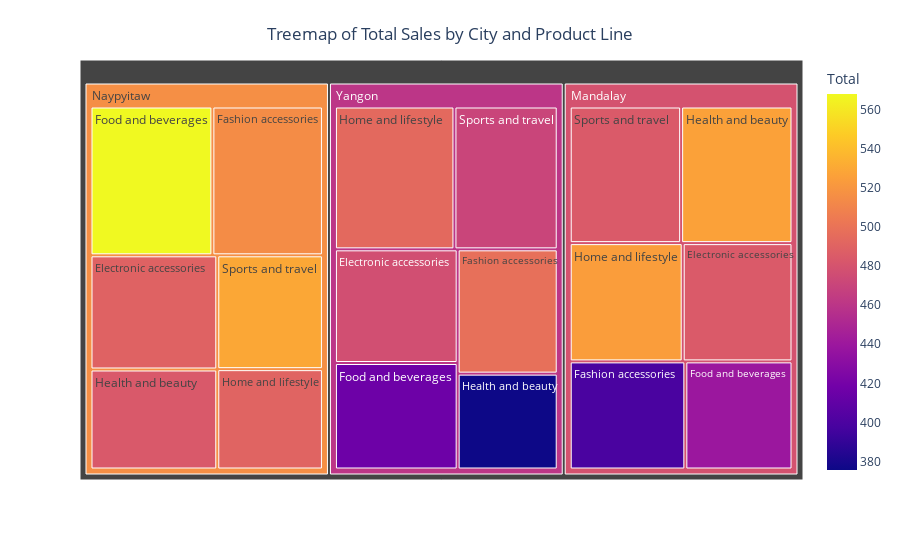

Here is the notebook cell this chart was saved with:
### Markdown cell above
## Treemap

### Code cell
import plotly.express as px

fig = px.treemap(
    df, 
    path=["City", "Product line"], 
    values="Total", 
    color="Total", 
    hover_data=["Gender"]
)

# Add a title at the top of the chart
fig.update_layout(
    title={
        "text": "Treemap of Total Sales by City and Product Line",
        "y": 0.95,
        "x": 0.5,
        "xanchor": "center",
        "yanchor": "top"
    }
)

fig.show()

### Figure 1 — Plotly figure (JSON) as saved in the notebook; plotly's stock layout.template omitted (floating-point values rounded to 4 significant figures)
{"data": [{"branchvalues": "total", "customdata": [["(?)", 484.4], ["(?)", 489.2], ["(?)", 477.0], ["(?)", 399.1], ["(?)", 514.7], ["(?)", 498.0], ["(?)", 439.5], ["(?)", 567.9], ["(?)", 415.7], ["(?)", 526.0], ["(?)", 483.5], ["(?)", 375.7], ["(?)", 524.0], ["(?)", 490.9], ["(?)", 493.7], ["(?)", 484.3], ["(?)", 528.9], ["(?)", 470.3], ["(?)", 479.1], ["(?)", 516.1], ["(?)", 460.6]], "domain": {"x": [0, 1], "y": [0, 1]}, "hovertemplate": "labels=%{label}<br>Total_sum=%{value}<br>parent=%{parent}<br>id=%{id}<br>Gender=%{customdata[0]}<br>Total=%{color}<extra></extra>", "ids": ["Mandalay/Electronic accessories", "Naypyitaw/Electronic accessories", "Yangon/Electronic accessories", "Mandalay/Fashion accessories", "Naypyitaw/Fashion accessories", "Yangon/Fashion accessories", "Mandalay/Food and beverages", "Naypyitaw/Food and beverages", "Yangon/Food and beverages", "Mandalay/Health and beauty", "Naypyitaw/Health and beauty", "Yangon/Health and beauty", "Mandalay/Home and lifestyle", "Naypyitaw/Home and lifestyle", "Yangon/Home and lifestyle", "Mandalay/Sports and travel", "Naypyitaw/Sports and travel", "Yangon/Sports and travel", "Mandalay", "Naypyitaw", "Yangon"], "labels": ["Electronic accessories", "Electronic accessories", "Electronic accessories", "Fashion accessories", "Fashion accessories", "Fashion accessories", "Food and beverages", "Food and beverages", "Food and beverages", "Health and beauty", "Health and beauty", "Health and beauty", "Home and lifestyle", "Home and lifestyle", "Home and lifestyle", "Sports and travel", "Sports and travel", "Sports and travel", "Mandalay", "Naypyitaw", "Yangon"], "marker": {"coloraxis": "coloraxis", "colors": [484.4, 489.2, 477.0, 399.1, 514.7, 498.0, 439.5, 567.9, 415.7, 526.0, 483.5, 375.7, 524.0, 490.9, 493.7, 484.3, 528.9, 470.3, 479.1, 516.1, 460.6]}, "name": "", "parents": ["Mandalay", "Naypyitaw", "Yangon", "Mandalay", "Naypyitaw", "Yangon", "Mandalay", "Naypyitaw", "Yangon", "Mandalay", "Naypyitaw", "Yangon", "Mandalay", "Naypyitaw", "Yangon", "Mandalay", "Naypyitaw", "Yangon", "", "", ""], "type": "treemap", "values": [16240.0, 18070.0, 17440.0, 15630.0, 20530.0, 15550.0, 14490.0, 22640.0, 16350.0, 19030.0, 15820.0, 12000.0, 16710.0, 13230.0, 21350.0, 19040.0, 15010.0, 18450.0, 101100.0, 105300.0, 101100.0]}], "layout": {"autosize": true, "coloraxis": {"colorbar": {"title": {"text": "Total"}}, "colorscale": [[0, "#0d0887"], [0.1111, "#46039f"], [0.2222, "#7201a8"], [0.3333, "#9c179e"], [0.4444, "#bd3786"], [0.5556, "#d8576b"], [0.6667, "#ed7953"], [0.7778, "#fb9f3a"], [0.8889, "#fdca26"], [1, "#f0f921"]]}, "legend": {"tracegroupgap": 0}, "margin": {"t": 60}, "title": {"text": "Treemap of Total Sales by City and Product Line", "x": 0.5, "xanchor": "center", "y": 0.95, "yanchor": "top"}}}
